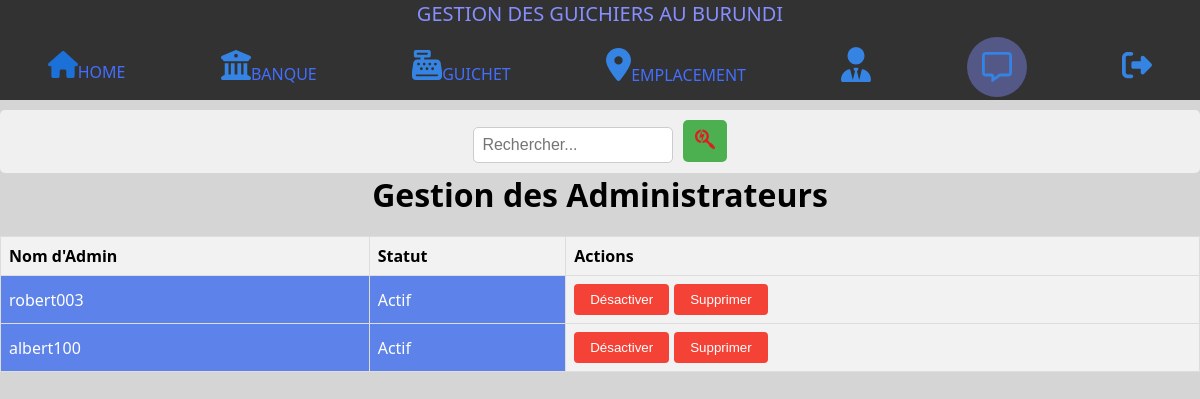
Screenshot of /rorton/manageadmin.php with the database file from the repository.
### tables this page shows
CREATE TABLE `adminaute` (
  `id` int(11) NOT NULL,
  `username` varchar(255) NOT NULL,
  `password` varchar(255) NOT NULL,
  `photo_profil` varchar(255) DEFAULT '',
  `status` varchar(255) DEFAULT 'inactive',
  `role` varchar(30) NOT NULL DEFAULT 'admin'
);

### rorton/manageadmin.php (the view, shortened to what this page needs)
<!DOCTYPE html>
<html lang="en">
<head>
    <link rel="stylesheet" href="manageadmin.css">
</head>
<body>
    <?php
    include("menu.php");
    ?>
    <h1>Gestion des Administrateurs</h1>
    <?php
    include("connect.php");
    $sql = "SELECT id, username, status FROM adminaute";
    $stmt = $connect->prepare($sql);
    $stmt->execute();
    echo "<table>";
    echo "<thead>";
    echo "<tr>";
    echo "<th>Nom d'Admin</th>";
    echo "<th>Statut</th>";
    echo "<th>Actions</th>";
    echo "</tr>";
    echo "</thead>";
    echo "<tbody>";
    while ($row = $stmt->fetch(PDO::FETCH_ASSOC)) {
        echo "<tr>";
        echo "<td>" . $row['username'] . "</td>";
        echo "<td>" . ($row['status'] == 1 ? 'Actif' : 'Désactivé') . "</td>";
        echo "<th>";
        if ($row['status'] == 1) {
            echo "<button class='btn-desactiver' data-id='" . $row['id'] . "'>Désactiver</button>";
        } else {
            echo "<button class='btn-activer' data-id='" . $row['id'] . "'>Activer</button>";
        }
        echo "<button class='btn-supprimer' data-id='" . $row['id'] . "'>Supprimer</button>";
        echo "</tr>";
    }
    echo "</tbody>";
    echo "</table>";
    ?>
</body>
</html>

### rorton/manageadmin.css (style rules this page uses)
* { margin: 0; padding: 0; }
body { font-family: sans-serif; margin: 0; }
h1 { text-align: center; }
table { width: 100%; border-collapse: collapse; margin-top: 20px; }
th, td { text-align: left; padding: 8px; border: 1px solid #ddd; }
th { background-color: #f2f2f2; }
td { color: black; background: #5d82e9; }
.btn-activer, .btn-desactiver, .btn-supprimer { padding: 8px 16px; background-color: #4CAF50; color: white; border: none; border-radius: 4px; cursor: pointer; margin-right: 5px; }
.btn-desactiver { background-color: #f44336; }
.btn-supprimer { background-color: #f44336; }

### rorton/menu.css (style rules this page uses)
* { padding: 0; margin:0; box-sizing: border-box; }
body { background: #d6d5d5; font-family: 'Segoe UI', Tahoma, Geneva, Verdana, sans-serif; }
table tr td { color: white; }

### rows the page displays
adminaute: username "robert003", status "Actif"
adminaute: username "albert100", status "Actif"
